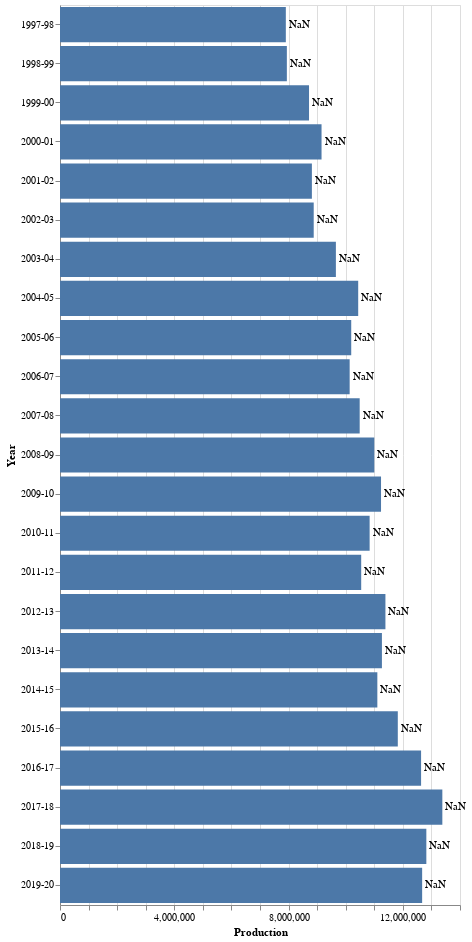

The code cell stored with this chart in its notebook:
### Code cell
source =  pj_rice_prod

bars = alt.Chart(source).mark_bar().encode(
    x='Production:Q',
    y="Year:O"
)

text = bars.mark_text(
    align='left',
    baseline='middle',
    dx=3  # Nudges text to right so it doesn't appear on top of the bar
).encode(
    text='wheat:Q'
)

(bars + text).properties(height=900)

### Figure 1 — Vega-Lite specification as saved in the notebook (floating-point values rounded to 4 significant figures)
{"config": {"view": {"continuousWidth": 400, "continuousHeight": 300}}, "layer": [{"mark": "bar", "encoding": {"x": {"field": "Production", "type": "quantitative"}, "y": {"field": "Year", "type": "ordinal"}}}, {"mark": {"type": "text", "align": "left", "baseline": "middle", "dx": 3}, "encoding": {"text": {"field": "wheat", "type": "quantitative"}, "x": {"field": "Production", "type": "quantitative"}, "y": {"field": "Year", "type": "ordinal"}}}], "data": {"name": "data-9f874b2bc78d0cf8dd6562bac1966192"}, "height": 900, "$schema": "https://vega.github.io/schema/vega-lite/v4.17.0.json", "datasets": {"data-9f874b2bc78d0cf8dd6562bac1966192": [{"Year": "1997-98", "Production": 7904000.0}, {"Year": "1998-99", "Production": 7940000.0}, {"Year": "1999-00", "Production": 8716000.0}, {"Year": "2000-01", "Production": 9154000.0}, {"Year": "2001-02", "Production": 8816000.0}, {"Year": "2002-03", "Production": 8880000.0}, {"Year": "2003-04", "Production": 9656000.0}, {"Year": "2004-05", "Production": 10440000.0}, {"Year": "2005-06", "Production": 10190000.0}, {"Year": "2006-07", "Production": 10140000.0}, {"Year": "2007-08", "Production": 10490000.0}, {"Year": "2008-09", "Production": 11000000.0}, {"Year": "2009-10", "Production": 11240000.0}, {"Year": "2010-11", "Production": 10840000.0}, {"Year": "2011-12", "Production": 10540000.0}, {"Year": "2012-13", "Production": 11390000.0}, {"Year": "2013-14", "Production": 11270000.0}, {"Year": "2014-15", "Production": 11110000.0}, {"Year": "2015-16", "Production": 11820000.0}, {"Year": "2016-17", "Production": 12640000.0}, {"Year": "2017-18", "Production": 13380000.0}, {"Year": "2018-19", "Production": 12820000.0}, {"Year": "2019-20", "Production": 12680000.0}]}}
